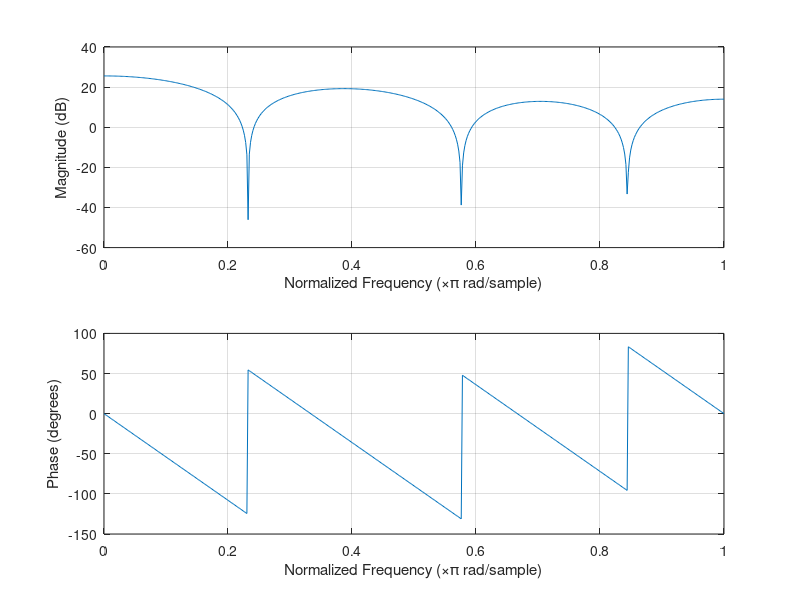
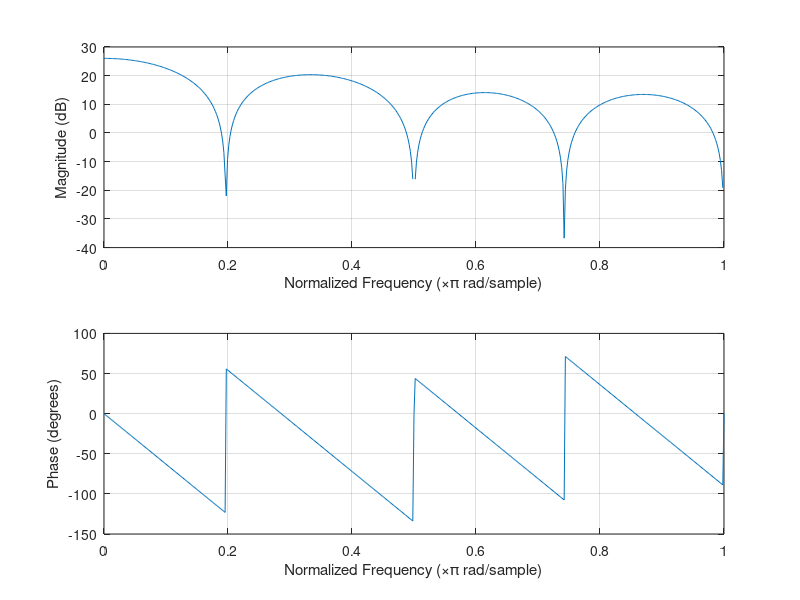
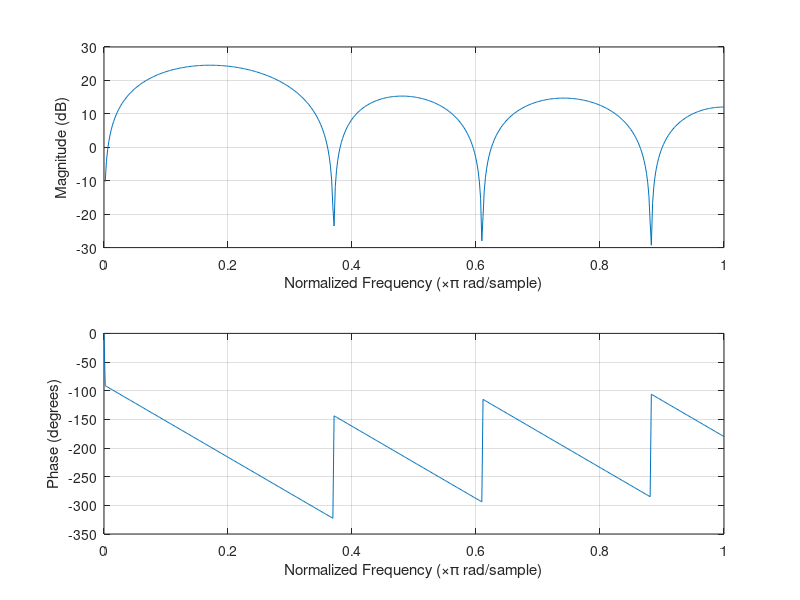
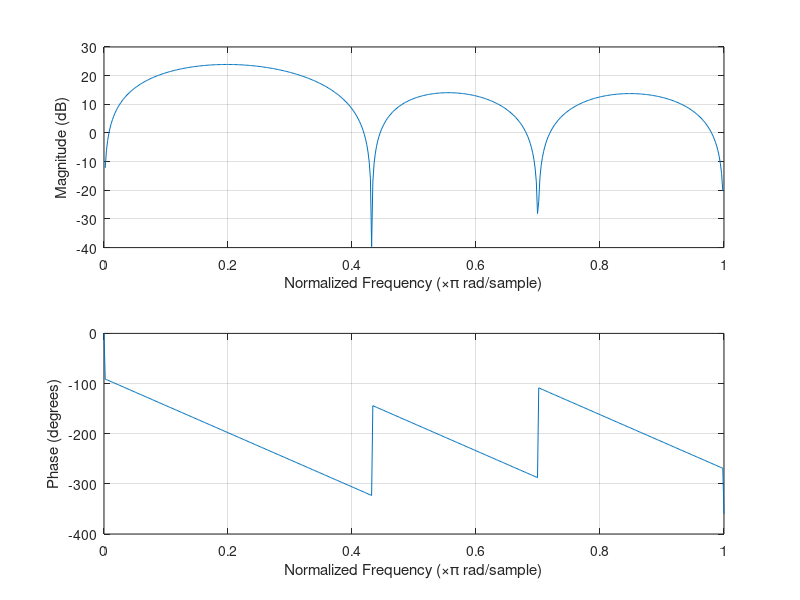

These charts were generated, in order, by the following MATLAB code:
figure(1)
x1=[4 3 2 1 2 3 4]
y1=length(x1)
a1=0;
b1=0;
for i=1:(y1)
    if (x1(i) == x1(y1-i+1)) 
      b1=b1+1;
    else 
        a1=a1+1;
    end
end

if a1 >= 1 
    disp('Asymmetric')
else
    disp('symmetric')
end

if (rem(y1,2) == 0)
    disp('even')
else
    disp('odd')
end
freqz(x1)

figure(2)
x2=[4 3 2 1 1 2 3 4]
y2=length(x1)
a2=0;
b2=0;
for i=1:(y2)
    if (x2(i) == x2(y2-i+1)) 
      b2=b2+1;
    else 
        a2=a2+1;
    end
end

if a2 >= 1 
    disp('Asymmetric')
else
    disp('symmetric')
end

if (rem(y2,2) == 0)
    disp('even')
else
    disp('odd')
end
freqz(x2)

figure(3)
x3=[-4 -3 -2 -1 1 2 3 4]
y3=length(x3)
a3=0;
b3=0;
for i=1:(y3)
    if (x3(i) == x3(y3-i+1)) 
      b3=b3+1;
    else 
        a3=a3+1;
    end
end

if a3 >= 1 
    disp('Asymmetric')
else
    disp('symmetric')
end

if (rem(y3,2) == 0)
    disp('even')
else
    disp('odd')
end
freqz(x3)
    
figure(4)
x4=[-4 -3 -2 0 2 3 4]
y4=length(x4)
a4=0;
b4=0;
for i=1:(y4)
    if (x4(i) == x4(y4-i+1)) 
      b4=b4+1;
    else 
        a4=a4+1;
    end
end

if a4 >= 1 
    disp('Asymmetric')
else
    disp('symmetric')
end

if (rem(y4,2) == 0)
    disp('even')
else
    disp('odd')
end
freqz(x4)
    